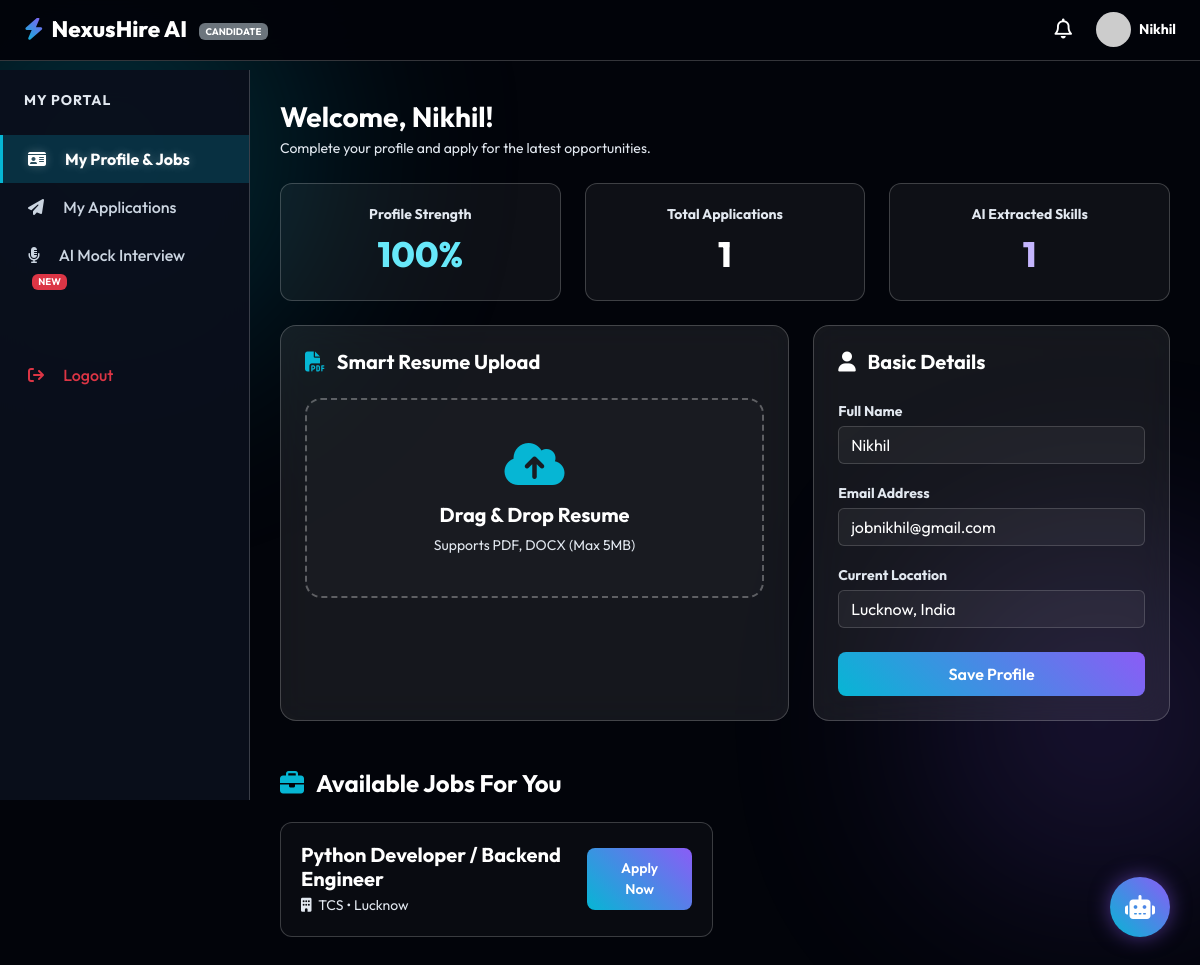
The page /candidate-dashboard/ (signed in) on the database its author committed.
### portal/models.py (models this page shows, shortened)
class JobPost(models.Model):
    hr = models.ForeignKey(User, on_delete=models.CASCADE)
    title = models.CharField(max_length=200)
    company_name = models.CharField(max_length=200)
    description = models.TextField()
    location = models.CharField(max_length=100)
    salary = models.CharField(max_length=100, blank=True, null=True)
    created_at = models.DateTimeField(auto_now_add=True)

### portal/views.py (the view)
# urls.py: path('candidate-dashboard/', views.candidate_dashboard, name='candidate_dashboard'),
@login_required(login_url='login')
def candidate_dashboard(request):
    user = request.user
    profile_strength = 0
    if user.first_name or user.last_name:
        profile_strength += 40  # Naam hone par 40%
    if user.email:
        profile_strength += 30  # Email hone par 30%
    jobs = JobPost.objects.all().order_by('-created_at')
    applications = JobApplication.objects.filter(candidate=user).order_by('-applied_on')
    if applications.exists():
        profile_strength += 30  # Resume upload hone par bache hue 30% add ho gaye (Total 100%)
    parsed_skills_count = 0
    if applications.exists():
        latest_app = applications.first()
        if latest_app.matched_skills:
            parsed_skills_count += len(latest_app.matched_skills)
        if latest_app.missing_skills:
            parsed_skills_count += len(latest_app.missing_skills)
    context = {
        'jobs': jobs,
        'applications': applications,
        'profile_strength': profile_strength,         # Naya Data
        'parsed_skills_count': parsed_skills_count,   # Naya Data
    }
    return render(request, 'portal/candidate-dashboard.html', context)

### templates/portal/candidate-dashboard.html (shortened to what this page needs)
<!DOCTYPE html>
<html lang="en">
<head>
    <link href="https://cdn.jsdelivr.net/npm/bootstrap@5.3.0/dist/css/bootstrap.min.css" rel="stylesheet">
    <link rel="stylesheet" href="https://cdnjs.cloudflare.com/ajax/libs/font-awesome/6.4.0/css/all.min.css">
</head>
<body>
    <div class="bg-orb orb-2"></div>
    <nav class="navbar navbar-expand-lg fixed-top py-2">
        <div class="container-fluid px-4">
            <div class="d-flex align-items-center">
                <a class="navbar-brand" href="{% url 'home' %}"><i class="fa-solid fa-bolt brand-icon me-2"></i>NexusHire AI <span class="badge bg-secondary ms-2" style="font-size: 0.6rem; vertical-align: middle; color: #fff;">CANDIDATE</span></a>
            </div>
            <div class="d-flex align-items-center">
                <div class="dropdown me-4">
                    <a href="#" class="text-white text-decoration-none position-relative" data-bs-toggle="dropdown">
                        <i class="fa-regular fa-bell fs-5"></i>
                    </a>
                </div>
                <div class="d-flex align-items-center">
                    <img src="https://ui-avatars.com/api/?name={{ user.first_name }}&background=06b6d4&color=fff" class="rounded-circle me-2" width="35" height="35" alt="Profile">
                    <span class="text-white small fw-bold">{{ user.first_name }}</span>
                </div>
            </div>
        </div>
    </nav>
    <div class="sidebar" id="sidebar">
        <div class="mb-4 px-4 text-muted small fw-bold" style="letter-spacing: 1px;">MY PORTAL</div>
        <a class="nav-item-custom active" id="nav-dashboard" onclick="switchView('dashboard')"><i class="fa-solid fa-id-card me-3 w-20"></i> My Profile & Jobs</a>
        <a class="nav-item-custom" id="nav-applications" onclick="switchView('applications')"><i class="fa-solid fa-paper-plane me-3 w-20"></i> My Applications</a>
        <a class="nav-item-custom" id="nav-interview" onclick="switchView('interview')"><i class="fa-solid fa-microphone-lines me-3 w-20"></i> AI Mock Interview <span class="badge bg-danger ms-1" style="font-size:0.6rem">NEW</span></a>
        <a href="{% url 'logout' %}" class="nav-item-custom text-danger mt-5"><i class="fa-solid fa-arrow-right-from-bracket me-3 w-20"></i> Logout</a>
    </div>
    <div class="main-content">
        <div id="view-dashboard" class="content-view active-view">
            <h3 class="fw-bold mb-1 text-white">Welcome, {{ user.first_name }}!</h3>
            <p class="text-muted small mb-4">Complete your profile and apply for the latest opportunities.</p>
            <div class="row g-4 mb-4">
                <div class="col-md-4"><div class="stat-card"><p class="text-muted small fw-bold mb-2">Profile Strength</p><h3 style="color: #67e8f9;">{{ profile_strength|default:"0" }}%</h3></div></div>
                <div class="col-md-4"><div class="stat-card"><p class="text-muted small fw-bold mb-2">Total Applications</p><h3>{{ applications.count|default:"0" }}</h3></div></div>
                <div class="col-md-4"><div class="stat-card"><p class="text-muted small fw-bold mb-2">AI Extracted Skills</p><h3 style="color: #c4b5fd;">{{ parsed_skills_count|default:"0" }}</h3></div></div>
            </div>
            <div class="row g-4 mb-5">
                <div class="col-lg-7">
                    <div class="glass-panel h-100">
                        <h5 class="fw-bold mb-4 text-white"><i class="fa-solid fa-file-pdf me-2" style="color: var(--neon-cyan);"></i> Smart Resume Upload</h5>
                        <div class="upload-box" id="uploadBox" onclick="document.getElementById('fileInput').click()">
                            <i class="fa-solid fa-cloud-arrow-up upload-icon" id="uploadIcon"></i>
                            <h5 class="text-white fw-bold" id="uploadTitle">Drag & Drop Resume</h5>
                            <p class="text-muted small mb-0" id="uploadDesc">Supports PDF, DOCX (Max 5MB)</p>
                        </div>
                    </div>
                </div>
                <div class="col-lg-5">
                    <div class="glass-panel h-100">
                        <h5 class="fw-bold mb-4 text-white"><i class="fa-solid fa-user me-2"></i> Basic Details</h5>
                        <div class="mb-3"><label class="text-muted small fw-bold">Full Name</label><input type="text" class="form-control mt-1" value="{{ user.first_name }} {{ user.last_name }}"></div>
                        <div class="mb-3"><label class="text-muted small fw-bold">Email Address</label><input type="email" class="form-control mt-1" value="{{ user.email }}" readonly></div>
                        <div class="mb-4"><label class="text-muted small fw-bold">Current Location</label><input type="text" class="form-control mt-1" value="Lucknow, India"></div>
                        <button class="btn btn-neon w-100">Save Profile</button>
                    </div>
                </div>
            </div>
            <div id="availableJobsSection">
                <h4 class="fw-bold mb-4 text-white"><i class="fa-solid fa-briefcase me-2" style="color: var(--neon-cyan);"></i> Available Jobs For You</h4>
                <div class="row g-4">
                    {% for job in jobs %}
                    <div class="col-md-6">
                        <div class="job-card d-flex justify-content-between align-items-center h-100">
                            <div>
                                <h5 class="fw-bold text-white mb-1">{{ job.title }}</h5>
                                <p class="text-muted small mb-0"><i class="fa-solid fa-building me-1"></i> {{ job.company_name }} • {{ job.location }}</p>
                            </div>
                            <button class="btn btn-neon btn-sm px-4" data-bs-toggle="modal" data-bs-target="#applyModal{{ job.id }}">Apply Now</button>
                        </div>
                    </div>
                    {% endfor %}
                </div>
            </div>
        </div>
    </div>
    <button class="chatbot-btn" id="chatToggle" onclick="toggleChat()"><i class="fa-solid fa-robot"></i></button>
</body>
</html>

### templates/portal/candidate-dashboard.html (style rules this page uses)
:root { --bg-base: #02040a; --glass-bg: rgba(255, 255, 255, 0.08); --glass-border: rgba(255, 255, 255, 0.2); --text-main: #ffffff; --text-muted: #e2e8f0; --neon-cyan: #06b6d4; --neon-purple: #8b5cf6; --success-glow: #10b981; }
body { font-family: 'Outfit', sans-serif; background-color: var(--bg-base); color: var(--text-main); overflow-x: hidden; padding-top: 70px; }
.text-muted { color: var(--text-muted) !important; font-weight: 400; }
.text-white { color: #ffffff !important; }
.fw-bold { font-weight: 700 !important; }
.bg-orb { position: fixed; border-radius: 50%; filter: blur(120px); z-index: -1; opacity: 0.25; animation: floatOrb 10s infinite alternate ease-in-out; }
.orb-2 { width: 300px; height: 300px; background: var(--neon-purple); bottom: 10%; right: -50px; }
.navbar { background: rgba(2, 4, 10, 0.95) !important; backdrop-filter: blur(20px); border-bottom: 1px solid var(--glass-border); z-index: 1050; }
.navbar-brand { font-weight: 800; font-size: 1.4rem; color: #ffffff !important; }
.brand-icon { background: linear-gradient(45deg, var(--neon-cyan), var(--neon-purple)); -webkit-background-clip: text; -webkit-text-fill-color: transparent; }
.sidebar { background: rgba(10, 15, 28, 0.95); border-right: 1px solid var(--glass-border); height: calc(100vh - 70px); position: fixed; left: 0; top: 70px; width: 250px; padding: 20px 0; backdrop-filter: blur(15px); z-index: 1000; transition: transform 0.3s ease; }
.main-content { margin-left: 250px; padding: 30px; transition: margin-left 0.3s ease; }
.nav-item-custom { padding: 12px 25px; color: #cbd5e1; font-weight: 500; text-decoration: none; display: block; transition: 0.3s; border-left: 3px solid transparent; cursor: pointer; }
.nav-item-custom.active { background: rgba(6, 182, 212, 0.2); color: #ffffff; border-left-color: var(--neon-cyan); font-weight: 700; text-shadow: 0 0 10px rgba(255,255,255,0.3); }
.glass-panel { background: var(--glass-bg); backdrop-filter: blur(16px); border: 1px solid var(--glass-border); border-radius: 16px; padding: 24px; }
.stat-card { text-align: center; padding: 20px; border-radius: 12px; border: 1px solid var(--glass-border); background: rgba(255,255,255,0.05); }
.stat-card h3 { font-size: 2.2rem; font-weight: 800; margin-bottom: 5px; color: #ffffff; }
.upload-box { border: 2px dashed rgba(255,255,255,0.3); border-radius: 16px; padding: 40px 20px; text-align: center; background: rgba(255,255,255,0.02); transition: 0.3s; cursor: pointer; position: relative; overflow: hidden; }
.upload-icon { font-size: 3rem; color: var(--neon-cyan); margin-bottom: 15px; }
.form-control, .form-select { color: #ffffff !important; background-color: rgba(255,255,255,0.05); border: 1px solid var(--glass-border); }
.form-control::placeholder { color: #94a3b8; }
.btn-neon { background: linear-gradient(45deg, var(--neon-cyan), var(--neon-purple)); color: #fff; border: none; border-radius: 8px; padding: 10px 24px; font-weight: 600; transition: 0.3s; }
.job-card { background: rgba(255,255,255,0.03); border: 1px solid var(--glass-border); border-radius: 12px; padding: 20px; transition: 0.3s; }
.content-view { display: none; animation: fadeIn 0.4s; }
.content-view.active-view { display: block; }
.chatbot-btn { position: fixed; bottom: 30px; right: 30px; width: 60px; height: 60px; border-radius: 50%; background: linear-gradient(45deg, var(--neon-cyan), var(--neon-purple)); display: flex; align-items: center; justify-content: center; font-size: 1.5rem; color: #fff; cursor: pointer; box-shadow: 0 0 20px rgba(139,92,246,0.5); z-index: 1050; transition: 0.3s; border: none; }

### rows shown on the page
JobPost: title "Python Developer / Backend Engineer", company_name "TCS", location "Lucknow"

### other values the page prints
{{ user.first_name }} "Nikhil"
{{ profile_strength|default:"0" }} "100"
{{ applications.count|default:"0" }} "1"
{{ parsed_skills_count|default:"0" }} "1"
